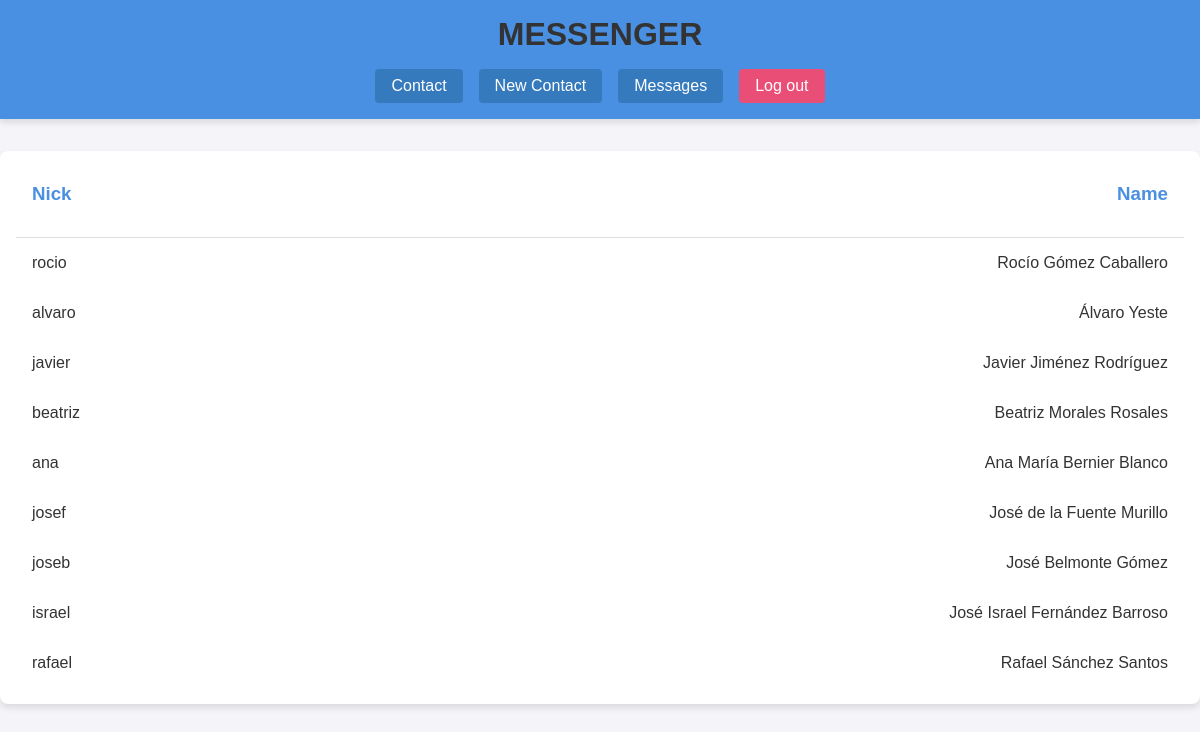
Screenshot of /newContact.php (signed in) with the database file from the repository.
### tables this page shows
CREATE TABLE `users` (
  `iduser` int UNSIGNED NOT NULL,
  `nick` varchar(16) NOT NULL,
  `password` varchar(16) NOT NULL DEFAULT '0000',
  `name` varchar(50) NOT NULL
);

### newContact.php (the view, shortened to what this page needs)
<!doctype html>
<html lang="en">
<head>
    <link rel="stylesheet" href="assets/style.css">
    <link rel="stylesheet" href="assets/librerias/sweetalert2.min.css">
</head>
<body>
<?php
require_once("assets/header.php");
$nick = $_SESSION["usuario"];
$conection = (new Connection())->getPdo();
$response = $conection->prepare("SELECT u.nick, u.name, u.iduser FROM users u LEFT JOIN contacts c ON u.iduser = c.idcontact AND c.iduser = (SELECT iduser FROM users WHERE nick = :nick) WHERE c.idcontact IS NULL AND u.iduser <> (SELECT iduser FROM users WHERE nick = :nick2)");
$response->bindParam(':nick', $nick);
$response->bindParam(':nick2', $nick);
$response->execute();
$table = $response->fetchAll();
?>
<main>
    <div class="container">
        <?php
        if (!isset($_REQUEST["i"])){
            ?>
            <div id="tablaNewAccount">
                <div id="newAccount">
                    <div class="accounts titulo">
                        <h3>Nick</h3>
                        <h3>Name</h3>
                    </div>
                    <?php
                    for ($i = 0; $i < $response->rowCount(); $i++) {
                        ?>
                        <a href="newContact.php?i=<?=$i?>" >
                            <div class="apartado ">
                                <p><?=$table[$i]["nick"]?></p>
                                <p><?=$table[$i]["name"]?></p>
                            </div>
                        </a>
                        <?php
                    }
                    ?>
                </div>
            </div>
            <?php
        }
        ?>
    </div>
</main>
</body>
</html>

### assets/style.css (style rules this page uses)
* { margin: 0; padding: 0; box-sizing: border-box; }
html, body { height: 100%; margin: 0; font-family: Arial, sans-serif; }
.container { display: flex; flex-direction: column; }
main { flex: 1; overflow: auto; }
body { font-family: Arial, sans-serif; color: #333; background-color: #f4f4f9; display: flex; flex-direction: column; min-height: 100vh; }
.container { max-width: 1200px; margin: 2rem auto; padding: 1rem; background: #ffffff; border-radius: 8px; box-shadow: 0 4px 6px rgba(0,0,0,0.1); }
h1, h2, h3, h4 { margin-bottom: 1rem; color: #4a90e2; }
#tablaNewAccount #newAccount { display: flex; flex-direction: column; }
#tablaNewAccount #newAccount .apartado { display: flex; justify-content: space-between; padding: 1rem 1rem; }
#tablaNewAccount .accounts { display: flex; justify-content: space-between; padding: 1rem 1rem; border-bottom: 1px solid #ddd; }
#tablaNewAccount #newAccount a { text-decoration: none; color: #333; transition: background-color 0.3s; }

### rows the page displays
users: nick "rocio", name "Rocío Gómez Caballero"
users: nick "alvaro", name "Álvaro Yeste"
users: nick "javier", name "Javier Jiménez Rodríguez"
users: nick "beatriz", name "Beatriz Morales Rosales"
users: nick "ana", name "Ana María Bernier Blanco"
users: nick "josef", name "José de la Fuente Murillo"
users: nick "joseb", name "José Belmonte Gómez"
users: nick "israel", name "José Israel Fernández Barroso"
users: nick "rafael", name "Rafael Sánchez Santos"
